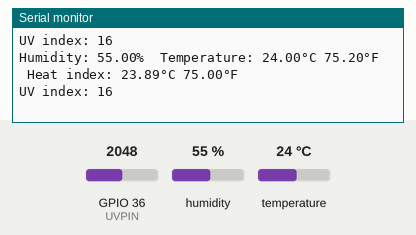
Simulated run of this sketch. Board: ESP32. On the bench: the last lines printed to the serial monitor. The inputs (shaded band) are chosen by the test bench; at power-on: humidity 55 %, GPIO 36 (UVPIN) = 2048, temperature 24 °C.

Above: at 4.8 s.
4.9 s: humidity set to 22 %
At 7.2 s:
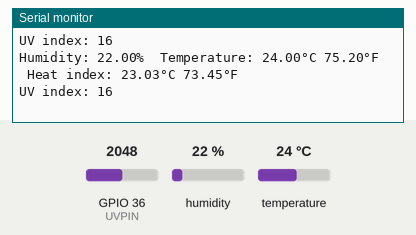
7.9 s: GPIO 36 (UVPIN) set to 2866
At 8.8 s:
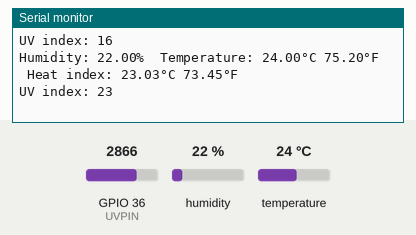
10.9 s: temperature set to 12 °C
At 13.3 s:
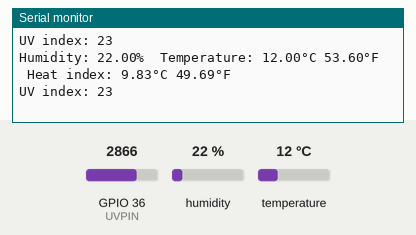
13.9 s: GPIO 36 (UVPIN) set to 3603
At 14.9 s:
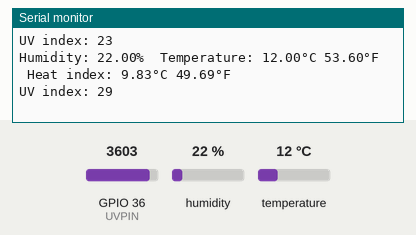
16.9 s: humidity set to 40 %
At 19.4 s:
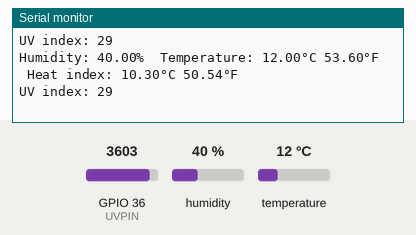
Timing chart, 0 to 20.9 s (numbered marks = the images above; inputs shaded):
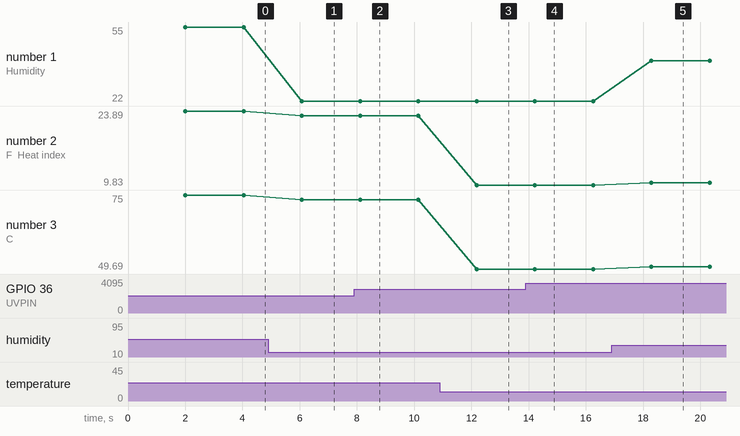

Measured:
- after the input at 4.9 s, the serial monitor: prints a new line after 1.2 s (image 1)
- after the input at 7.9 s, the serial monitor: prints a new line after 0.23 s (image 2)
- after the input at 10.9 s, the serial monitor: prints a new line after 1.3 s (image 3)
- after the input at 13.9 s, the serial monitor: prints a new line after 0.34 s (image 4)
- after the input at 16.9 s, the serial monitor: prints a new line after 1.4 s (image 5)
- plotted number 1: 55 → 22 after the input at 4.9 s, 22 → 40 after the input at 16.9 s
- plotted number 2: 23.89 → 23.03 after the input at 4.9 s, 23.03 → 9.83 after the input at 10.9 s, 9.83 → 10.3 after the input at 16.9 s
- plotted number 3: 75 → 73.45 after the input at 4.9 s, 73.45 → 49.69 after the input at 10.9 s, 49.69 → 50.54 after the input at 16.9 s

The sketch:

sensors.ino
```cpp
#include "DHT.h"

#define DHTPIN 15
#define UVPIN 36
#define DHTTYPE DHT22

uint32_t sensorMilliVolt;
float hif, hic;

DHT dht(DHTPIN, DHTTYPE);

void setup() {
  Serial.begin(9600);
  Serial.println(F("DHTxx test!"));

  dht.begin();
}

void loop() {
  // sensor is slow to update readings
  delay(2000);

  float h = dht.readHumidity();
  // Read temperature as Celsius (the default)
  float t = dht.readTemperature();
  // Read temperature as Fahrenheit (isFahrenheit = true)
  float f = dht.readTemperature(true);

  // Check if any reads failed and exit early (to try again).
  if (isnan(h) || isnan(t) || isnan(f)) {
    Serial.println(F("Failed to read from DHT sensor!"));
  } else {
    // Compute heat index in Fahrenheit (the default)
    hif = dht.computeHeatIndex(f, h);
    // Compute heat index in Celsius (isFahreheit = false)
    hic = dht.computeHeatIndex(t, h, false);
    Serial.print(F("Humidity: "));
    Serial.print(h);
    Serial.print(F("%  Temperature: "));
    Serial.print(t);
    Serial.print(F("°C "));
    Serial.print(f);
    Serial.print(F("°F  Heat index: "));
    Serial.print(hic);
    Serial.print(F("°C "));
    Serial.print(hif);
    Serial.println(F("°F"));
  }

  sensorMilliVolt = analogReadMilliVolts(UVPIN);
  // Serial.printf("Sensor voltage: %d mV\n", sensorMilliVolt);
  Serial.printf("UV index: %d\n", sensorMilliVolt * 10 / 1000);
  // Serial.printf("UV diode current: %f μA\n\n", (double) sensorMilliVolt / 1000 / 4.3);
  // delay(2000);
}
```
